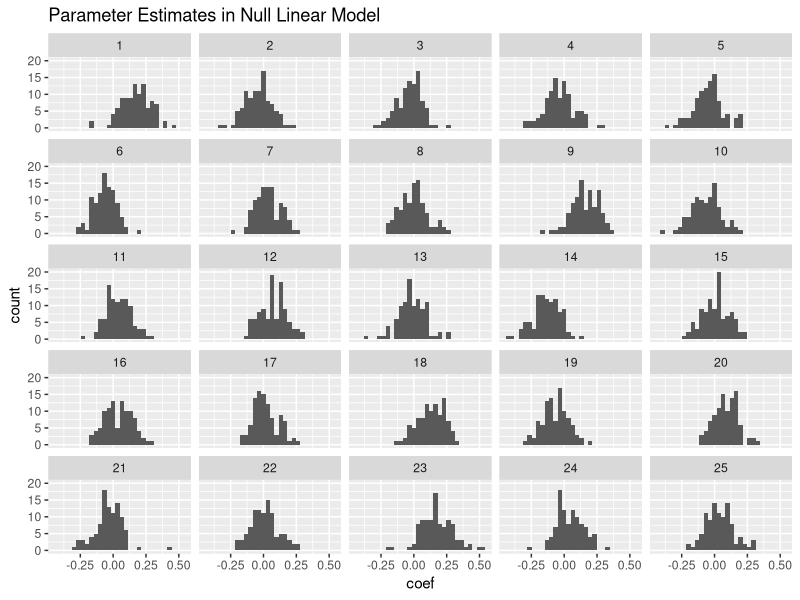
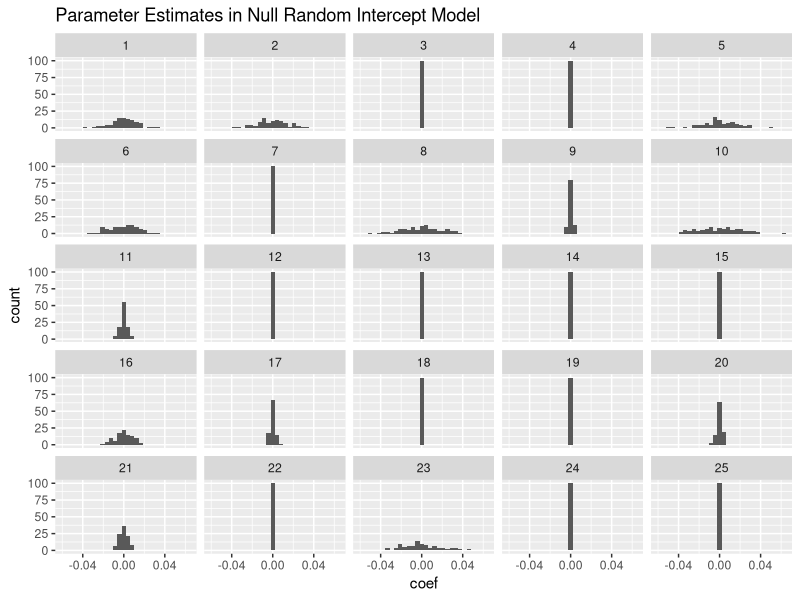
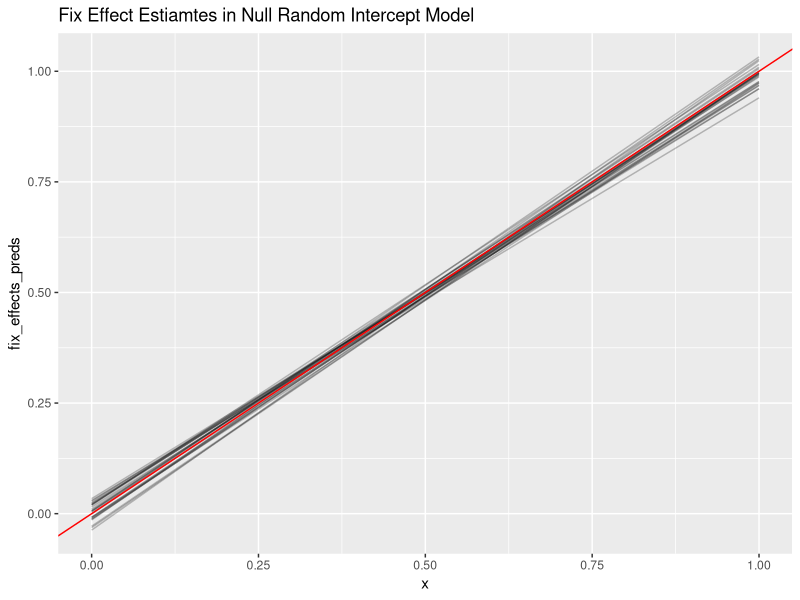
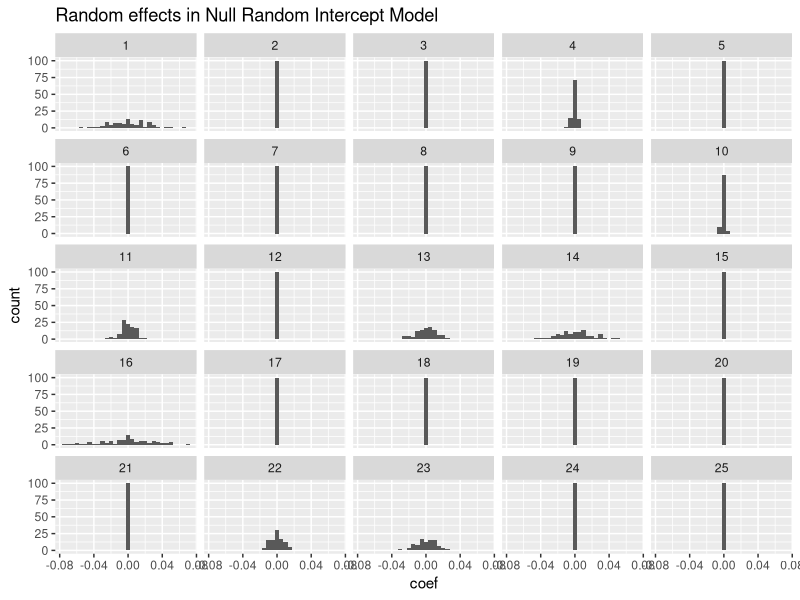

Source code (R) for these figures, in order:
library(lme4)
library(arm)
library(ggplot2)
library(reshape2)

# Introduction to Random Effect / Multi Level Models.
#----------------------------------------------------

# Basic random intercept only example, shows how random intercept models control
# for variation

# X and Y are totally independent
estiamte_lm_random_classes <- function(N, N_classes) {
  X <- factor(sample(1:N_classes, N, replace=TRUE))
  y <- rnorm(N)
  # Linear model gives a wide range of parameter estiamtes to the factors
  M <- lm(y ~ X)
  coef(M)
}

replicate_models <- function(N, N_classes, estimator, N_replicates) {
  model_coefs <- replicate(N_replicates, estimator(N, N_classes))
  model_coefs_melted <- data.frame(
    model_id = rep(1:N_replicates, each=N_classes),
    coef = as.vector(model_coefs)
  )
  model_coefs_melted
}

model_coefs_melted <- replicate_models(10000, 100, estiamte_lm_random_classes, 25)
ggplot(data=model_coefs_melted, aes(x=coef)) +
  geom_histogram() +
  facet_wrap(~model_id) +
  labs(title="Parameter Estimates in Null Linear Model")

# Estimate a linear mixed effects model instead
estiamte_lmer_random_classes <- function(N, N_classes) {
  df <- data.frame(
    x = factor(sample(1:N_classes, N, replace=TRUE)),
    y = rnorm(N)
  )
  # Linear model gives a wide range of parameter estiamtes to the factors
  M <- lmer(y ~ (1 | x), data = df)
  ranef(M)$x[, 1] # Dont include intercept
}

model_coefs_melted <- replicate_models(10000, 100,
                                      estiamte_lmer_random_classes, 25)
ggplot(data=model_coefs_melted, aes(x=coef)) +
  geom_histogram() +
  facet_wrap(~model_id) +
  labs(title="Parameter Estimates in Null Random Intercept Model")

# You can also estiamte a lmer model with fixed effects
estimate_lmer_with_fixed <- function(N, N_classes) {
  df <- data.frame(
    t = runif(N),
    x = factor(sample(1:N_classes, N, replace=TRUE))
  )
  df$y <- df$t + rnorm(N)
  M <- lmer(y ~ t + (1 | x), data = df)
  M
}


set.seed(154)
N_replicates <- 25
N_classes <- 100
lmers_fixed_effects <- replicate(
  N_replicates,
  fixef(estimate_lmer_with_fixed(10000, N_classes))
)

# Evaluate the fixed effects part of the model on a grid of points on [0, 1]
N_grid_points <- 4
grid_matrix <- cbind(rep(1, N_grid_points), seq(0, 1, length = N_grid_points))
fixef_preds <- grid_matrix %*% lmers_fixed_effects
fixef_preds_melted <- data.frame(
  model_id = factor(rep(1:N_replicates, each = N_grid_points)),
  x = rep(seq(0, 1, length = N_grid_points), N_replicates),
  fix_effects_preds = as.vector(fixef_preds)
)
ggplot(data = fixef_preds_melted, aes(x = x, y = fix_effects_preds)) +
  geom_line(aes(group = model_id), alpha = .25) +
  geom_abline(intercept = 0, slope = 1, color="red") +
  labs(title="Fix Effect Estiamtes in Null Random Intercept Model")


# Plot the random effect distribution from the same model
set.seed(154)
lmers_rand_effects <- replicate(
  N_replicates,
  ranef(estimate_lmer_with_fixed(10000, N_classes))$x[,1]
)
rand_effects_melted <- data.frame(
  model_id = rep(1:N_replicates, each = N_classes),
  coef = as.vector(lmers_rand_effects)
)
ggplot(data=rand_effects_melted, aes(x=coef)) +
  geom_histogram() +
  facet_wrap(~model_id) +
  labs(title="Random effects in Null Random Intercept Model")
